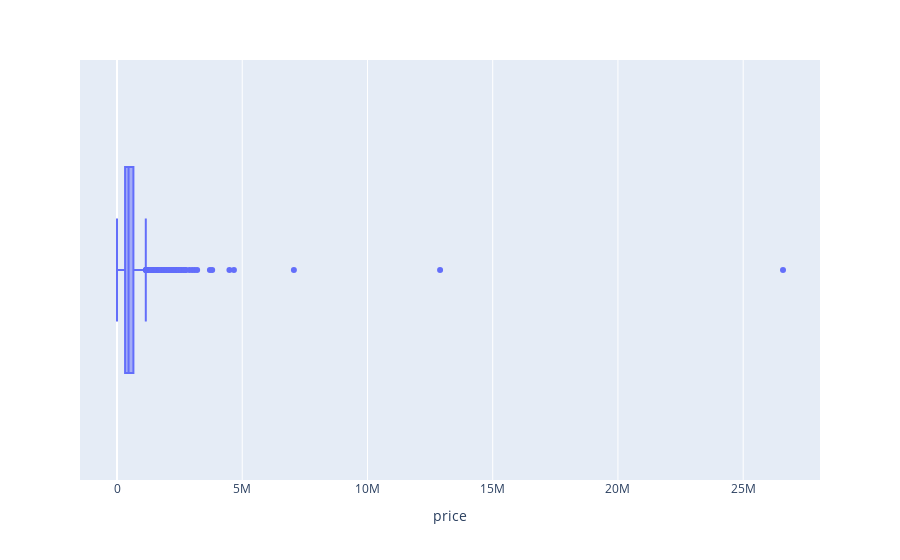

Here is the notebook cell this chart was saved with:
### Code cell
#check for the graphical statistical summary for price
fig = px.box(df, x = 'price');
fig.show()

### Figure 1 — Plotly figure (JSON) as saved in the notebook; plotly's stock layout.template omitted (floating-point values rounded to 4 significant figures; data arrays with more than 128 entries replaced by an {"elided": "..."} marker saying what was removed)
{"data": [{"alignmentgroup": "True", "hovertemplate": "price=%{x}<extra></extra>", "legendgroup": "", "marker": {"color": "#636efa"}, "name": "", "notched": false, "offsetgroup": "", "orientation": "h", "showlegend": false, "type": "box", "x": {"elided": "4600 float values"}, "x0": " ", "xaxis": "x", "y0": " ", "yaxis": "y"}], "layout": {"boxmode": "group", "legend": {"tracegroupgap": 0}, "margin": {"t": 60}, "xaxis": {"anchor": "y", "domain": [0, 1], "title": {"text": "price"}}, "yaxis": {"anchor": "x", "domain": [0, 1]}}}
